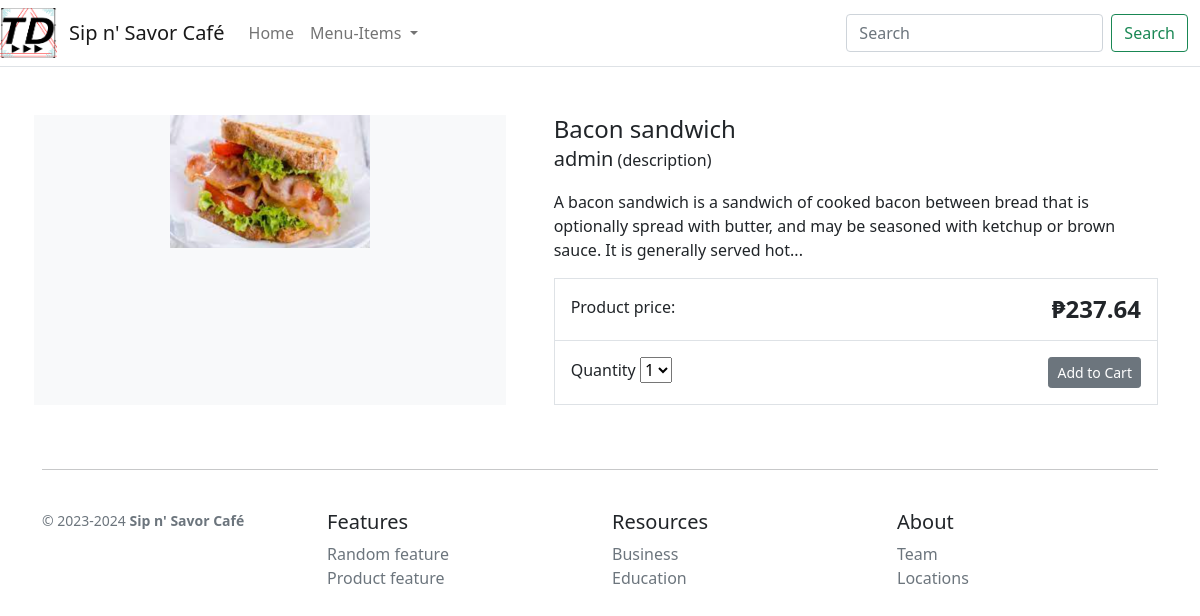
The app's page /item/bacon-sandwich/ with its own data.
### store/models.py (models this page shows, shortened)
class Product(models.Model):
    category = models.ForeignKey(Category, related_name='product', on_delete=models.SET_NULL, null=True)
    created_by = models.ForeignKey(User, on_delete=models.SET_NULL, null=True, related_name='product_creator')
    title = models.CharField(max_length=255)
    author = models.CharField(max_length=255, default='admin')
    description = models.TextField(blank=True)
    image = models.ImageField(upload_to='images/')
    slug = models.SlugField(max_length=255)
    price = models.DecimalField(max_digits=6, decimal_places=2)
    in_stock = models.BooleanField(default=True)
    is_active = models.BooleanField(default=True)
    created = models.DateTimeField(auto_now_add=True)
    updated = models.DateTimeField(auto_now=True)
    objects = models.Manager()
    products = ProductManager()
    class Meta:
        verbose_name_plural = 'Products'
        ordering = ('-created',)

### store/views.py (the view)
# urls.py: path('item/<slug:slug>/', views.product_detail, name='product_detail'),
def product_detail(request, slug):
    product = get_object_or_404(Product, slug=slug, in_stock=True)
    return render(request, 'store/products/detail.html', {'product': product})

### store/models.py (called while the page is built)
    def get_absolute_url(self):
        return reverse('store:category_list', args=[self.slug])

### store/views.py (called while the page is built)
def categories(request):
    return {
        'categories': Category.objects.all()
    }

### store/templates/store/products/detail.html (shortened to what this page needs)
{% extends "store/base.html" %}
{% load static %}
{% block content %}
<div class="container">
    <main class="pt-5">
        <div class="row g-3">
            <div class="col-md-5 col-lg-5 order-md-first bg-light">
                <img class="img-fluid mx-auto d-block" width="200px" alt="Responsive image" src="{{ product.image.url }}">
            </div>
            <div class="col-md-7 col-lg-7 ps-md-3 ps-lg-5">
                <h1 class="mb-0 h4">{{ product.title }}</h1>
                <p><span class="lead">{{ product.author }}</span> (description)</p>
                <p>{{ product.description|slice:":355" }}...</p>
                <div class="border">
                    <div class="col border-bottom">
                        <div class="row p-3">
                            <div class="col-6">Product price:</div>
                            <div class="col-6 text-end"><span class="h4 fw-bold">₱{{ product.price }}</span></div>
                        </div>
                    </div>
                    <div class="col">
                        <div class="row p-3">
                            <div class="col-6">
                                <label for="select">Quantity</label>
                                <select id="select">
                                    <option value="">1</option>
                                </select>
                            </div>
                            <div class="col-6 text-end"><button type="button" class="btn btn-secondary btn-sm">Add to
                                    Cart</button></div>
                        </div>
                    </div>
                </div>
            </div>
        </div>
    </main>
</div>
{% endblock %}

### static/css/styles.css (style rules this page uses)
body { margin: 0; padding: 0; }

### records on screen
Product: image (picture), title "Bacon sandwich", author "admin", description "A bacon sandwich is a sandwich of cooked bacon between bread that is optionally spread with butter, and may be seasoned with ketchup or brown sauce. It is generally served hot", price "237.64"
